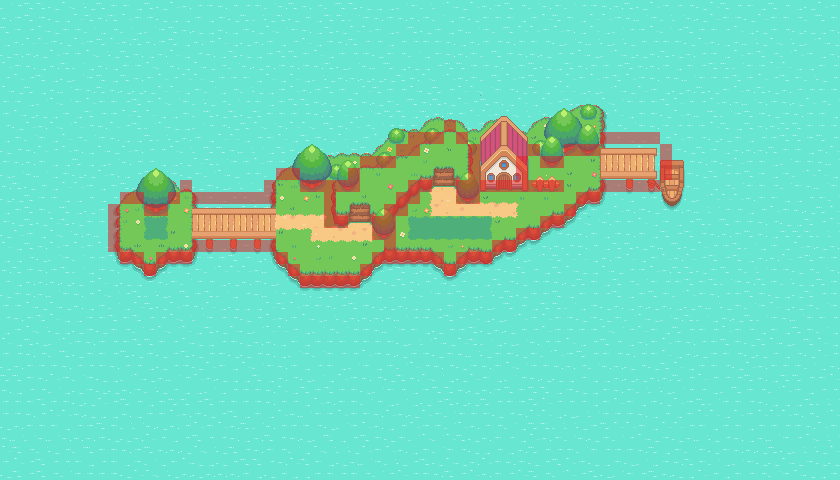

The image is a tile-based game level rendered from a .tmx file. Its description and source (layers, tilesets, objects; grid data summarised) follow:
An orthogonal 70x40 tile map with 12x12 px tiles, 14 tile layers (Ocean, Island, Bushes, Paths, ...), 2 tilesets.

<map version="1.9" tiledversion="1.9.1" orientation="orthogonal" renderorder="right-down" width="70" height="40" tilewidth="12" tileheight="12" infinite="0" nextlayerid="17" nextobjectid="1">
 <tileset firstgid="1" source="PocketmonRPG0.1.tsx" />
 <tileset firstgid="1025" source="Collision.tsx" />
 <layer id="1" name="Ocean" width="70" height="40">
  <data>[2800 cells, 2800 non-empty, 9 distinct tile ids]</data>
 </layer>
 <layer id="2" name="Island" width="70" height="40">
  <data>[2800 cells, 447 non-empty, 114 distinct tile ids]</data>
 </layer>
 <layer id="7" name="Bushes" width="70" height="40">
  <data>[2800 cells, 28 non-empty, 4 distinct tile ids]</data>
 </layer>
 <layer id="8" name="Paths" width="70" height="40">
  <data>[2800 cells, 60 non-empty, 19 distinct tile ids]</data>
 </layer>
 <layer id="3" name="Plateau" width="70" height="40">
  <data>[2800 cells, 85 non-empty, 54 distinct tile ids]</data>
 </layer>
 <layer id="9" name="Tall grass" width="70" height="40">
  <data>[2800 cells, 18 non-empty, 6 distinct tile ids]</data>
 </layer>
 <layer id="10" name="Grass and flowers" width="70" height="40">
  <data>[2800 cells, 59 non-empty, 31 distinct tile ids]</data>
 </layer>
 <layer id="11" name="Fences" width="70" height="40">
  <data>[2800 cells, 6 non-empty, 6 distinct tile ids]</data>
 </layer>
 <layer id="12" name="Dock" width="70" height="40">
  <data>[2800 cells, 76 non-empty, 48 distinct tile ids]</data>
 </layer>
 <layer id="5" name="Big trees" width="70" height="40">
  <data>[2800 cells, 52 non-empty, 20 distinct tile ids]</data>
 </layer>
 <layer id="6" name="Small trees" width="70" height="40">
  <data>[2800 cells, 30 non-empty, 6 distinct tile ids]</data>
 </layer>
 <layer id="4" name="House" width="70" height="40">
  <data>[2800 cells, 48 non-empty, 48 distinct tile ids]</data>
 </layer>
 <layer id="15" name="Collisions" width="70" height="40" opacity="0.52">
  <data>[2800 cells, 126 non-empty, 1 distinct tile ids]</data>
 </layer>
 <layer id="16" name="Foreground Objects" width="70" height="40">
  <data>[2800 cells, 5 non-empty, 4 distinct tile ids]</data>
 </layer>
</map>
